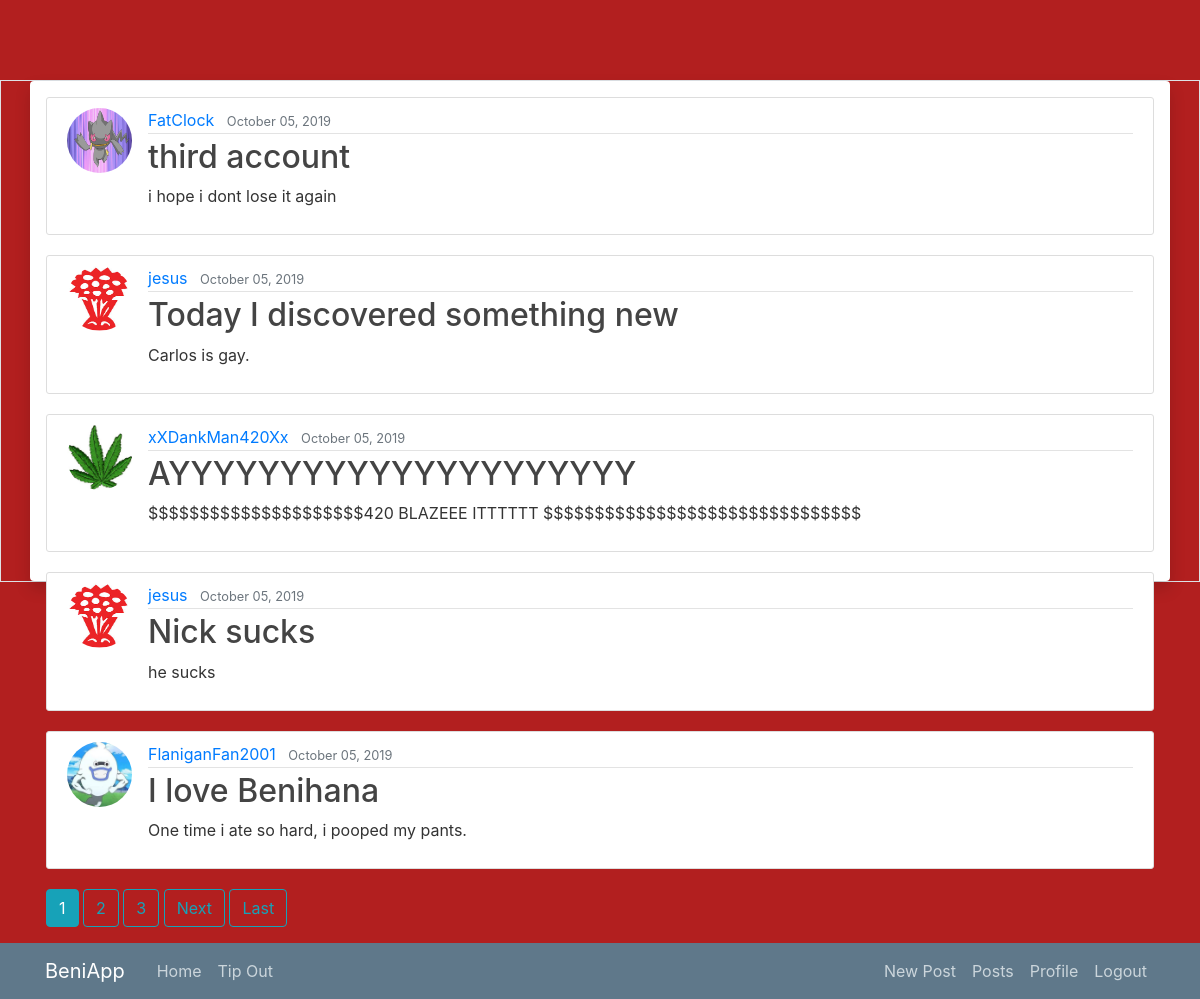
Page /posts/ (signed in) on the earlier database version.
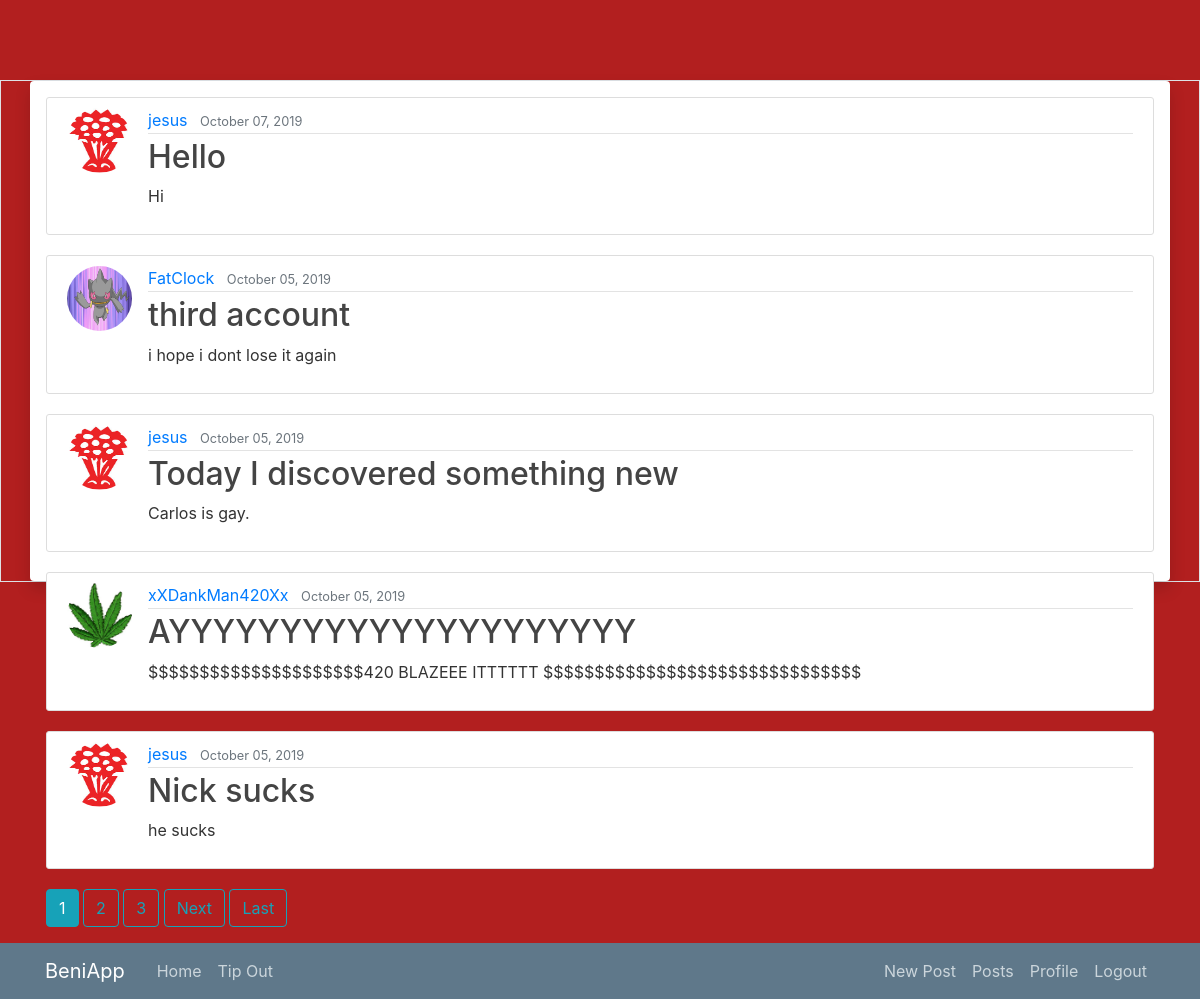
Same page on the later database version.
### blog/models.py (models this page shows, shortened)
class Post(models.Model):
    title = models.CharField(max_length=100)
    content = models.TextField()
    date_posted = models.DateTimeField(default=timezone.now)
    author = models.ForeignKey(User, on_delete=models.CASCADE)

### users/models.py (models this page shows, shortened)
class Profile(models.Model):
    user = models.OneToOneField(User, on_delete=models.CASCADE)
    image = models.ImageField(default='default.png', upload_to='profile_pics')

### blog/views.py (the view)
# urls.py: path('posts/', PostListView.as_view(), name='posts'),
class PostListView(LoginRequiredMixin, ListView):
    model = Post
    template_name = 'blog/posts.html'
    context_object_name = 'posts'
    ordering = ['-date_posted']
    paginate_by = 5

### blog/templates/blog/posts.html (shortened to what this page needs)
{% extends "blog/base.html" %}
{% block content %}
    {% for post in posts %}
        <article class="media content-section">
          <img class="rounded-circle article-img" src="{{ post.author.profile.image.url }}">
          <div class="media-body">
            <div class="article-metadata">
              <a class="mr-2" href="{% url 'user-posts' post.author.username %}">{{ post.author }}</a>
              <small class="text-muted">{{ post.date_posted|date:"F d, Y" }}</small>
            </div>
            <h2><a class="article-title text-break" href="{% url 'post-detail' post.id %}">{{ post.title }}</a></h2>
            <p class="article-content text-break">{{ post.content }}</p>
          </div>
        </article>
    {% endfor %}
    {% if is_paginated %}
      {% for num in page_obj.paginator.page_range %}
        {% if page_obj.number == num %}
          <a class="btn btn-info mb-4" href="?page={{ num }}">{{ num }}</a>
        {% elif num > page_obj.number|add:'-3' and num < page_obj.number|add:'3' %}
          <a class="btn btn-outline-info mb-4" href="?page={{ num }}">{{ num }}</a>
        {% endif %}
      {% endfor %}
      {% if page_obj.has_next %}
        <a class="btn btn-outline-info mb-4" href="?page={{ page_obj.next_page_number }}">Next</a>
        <a class="btn btn-outline-info mb-4" href="?page={{ page_obj.paginator.num_pages }}">Last</a>
      {% endif %}
    {% endif %}
{% endblock content %}

Differences in the rows shown:
no longer on this page (row unchanged): Post: author.profile.image (picture), author "FlaniganFan2001", date_posted "October 05, 2019", title "I love Benihana", content "One time i ate so hard, i pooped my pants."
added Post: author.profile.image (picture), author "jesus", date_posted "October 07, 2019", title "Hello", content "Hi"
